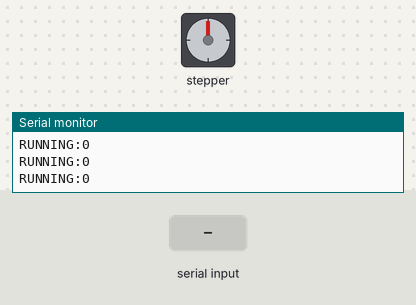
A sketch run on a simulated Arduino Uno, built with avr-gcc and run on an emulated ATmega328P. Parts: stepper motor, the last lines printed to the serial monitor. Wiring (inferred from the names in the program): stepper motor driver (200 steps per turn assumed): step pin 3; direction pin 4; enable pin 9. The test bench sets the inputs (shaded band).

Above: at 1.2 s.
1.3 s: "start\n" received over Serial
At 1.47 s:
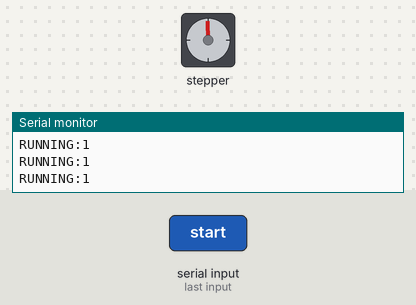
4.3 s: "stop\n" received over Serial
At 4.3 s:
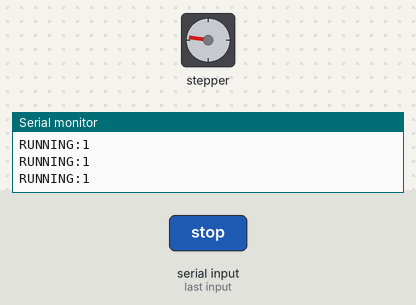
7.3 s: "start\n" received over Serial
At 7.77 s:
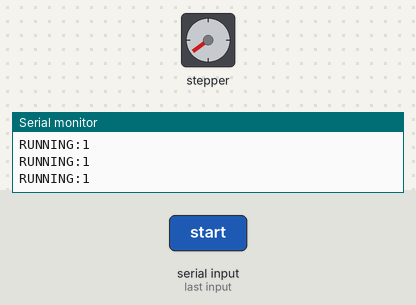
10.3 s: "speed 90\n" received over Serial
13.3 s: "stop\n" received over Serial
At 13.3 s:
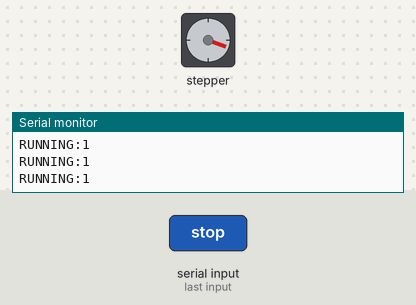
Timing chart, 0 to 15.8 s (numbered marks = the images above; inputs shaded):
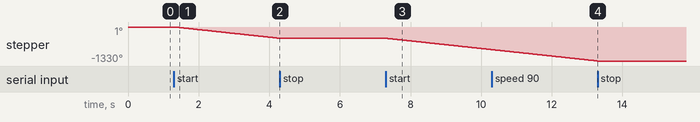

The sketch:

StepperOnlyWithGui.ino
```cpp
// Pin definitions for stepper motor
const int stepPin = 3;
const int dirPin = 4;
const int enPin = 9;

// Stepper control variables
int stepDelay = 1000;
bool isRunning = false;

void setup() {
    Serial.begin(9600);
    pinMode(stepPin, OUTPUT);
    pinMode(dirPin, OUTPUT);
    pinMode(enPin, OUTPUT);
    digitalWrite(enPin, LOW);
    digitalWrite(dirPin, LOW); // Fixed forward direction
    Serial.println("Stepper Motor Control Ready");
    Serial.println("Starting loop");
}

void loop() {
    if (Serial.available() > 0) {
        String command = Serial.readStringUntil('\n');
        command.trim();
        handleCommand(command);
    }
    if (isRunning) {
        runStepperMotor();
        Serial.println("RUNNING:1");  // Feedback to GUI
    } else {
        Serial.println("RUNNING:0");
    }
    delay(10);  // Reduce feedback rate
}

void handleCommand(String command) {
    if (command == "start") {
        isRunning = true;
        Serial.println("Motor started");
    } else if (command == "stop") {
        isRunning = false;
        Serial.println("Motor stopped");
    } else if (command.startsWith("speed ")) {
        int newSpeed = command.substring(6).toInt();
        if (newSpeed >= 500 && newSpeed <= 5000) {
            stepDelay = newSpeed;
            Serial.println("Step delay set to: " + String(stepDelay) + " us");
        } else {
            Serial.println("Invalid speed. Use 500-5000 us.");
        }
    }
}

void runStepperMotor() {
    digitalWrite(stepPin, HIGH);
    delayMicroseconds(stepDelay);
    digitalWrite(stepPin, LOW);
    delayMicroseconds(stepDelay);
}
```

Measured:
- after the input at 1.3 s, stepper: keeps turning counter-clockwise at about 148°/s, starting at once
- after the input at 4.3 s, stepper: stops changing and stays -442°
- after the input at 7.3 s, stepper: keeps turning counter-clockwise at about 149°/s, starting at once
- after the input at 13.3 s, stepper: stops changing and stays -1330°
